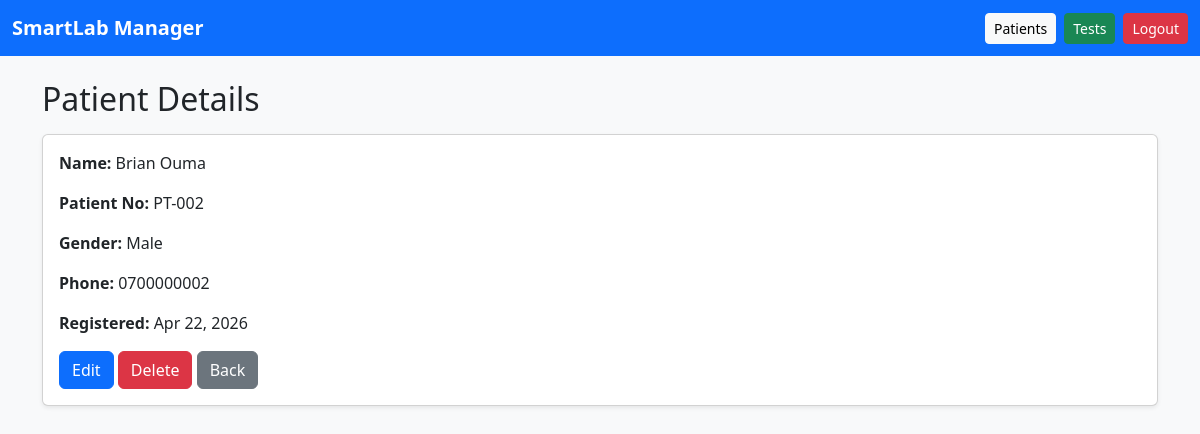
Page /patients/2/ on the committed database.
### apps/patients/models.py (models this page shows, shortened)
class Patient(models.Model):
    full_name = models.CharField(max_length=150)
    patient_number = models.CharField(max_length=50, unique=True)
    gender = models.CharField(max_length=10)
    date_of_birth = models.DateField()
    phone = models.CharField(max_length=20, blank=True, null=True)
    address = models.TextField(blank=True, null=True)
    created_at = models.DateTimeField(auto_now_add=True)
    class Meta:
        ordering = ['-created_at']

### apps/patients/views.py (the view)
# urls.py: path('<int:pk>/', views.patient_detail, name='detail'),
def patient_detail(request, pk):
    patient = get_object_or_404(Patient, pk=pk)
    return render(request, 'patients/detail.html', {'patient': patient})

### templates/patients/detail.html
{% extends "base.html" %}
{% block content %}
<h2 class="mb-3">Patient Details</h2>
<div class="card shadow-sm">
    <div class="card-body">
        <p><strong>Name:</strong> {{ patient.full_name }}</p>
        <p><strong>Patient No:</strong> {{ patient.patient_number }}</p>
        <p><strong>Gender:</strong> {{ patient.gender }}</p>
        <p><strong>Phone:</strong> {{ patient.phone }}</p>
        <p><strong>Registered:</strong> {{ patient.created_at|date:"M d, Y" }}</p>
        <a href="{% url 'patients:update' patient.pk %}" class="btn btn-primary">Edit</a>
        <a href="{% url 'patients:delete' patient.pk %}" class="btn btn-danger">Delete</a>
        <a href="{% url 'patients:list' %}" class="btn btn-secondary">Back</a>
    </div>
</div>
{% endblock %}

### rows in the picture
Patient: full_name "Brian Ouma", patient_number "PT-002", gender "Male", phone "0700000002", created_at "Apr 22, 2026"
